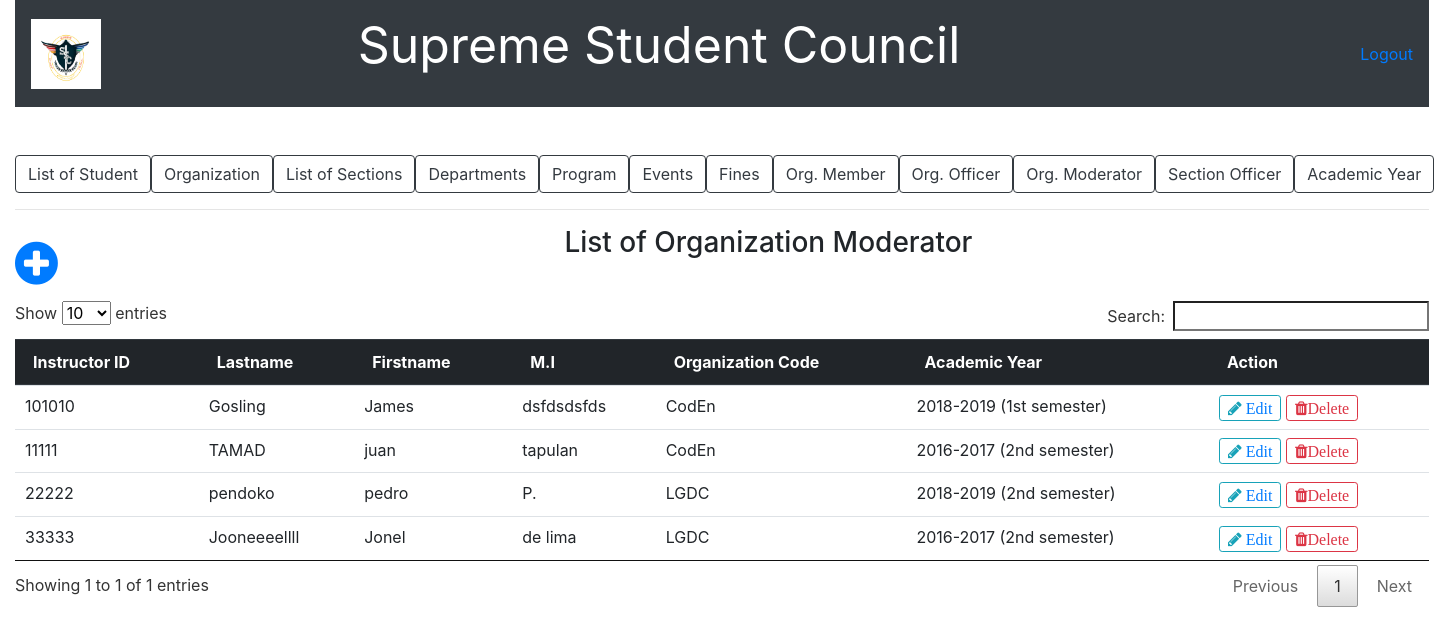
Screenshot of /list_of_organization_moderator.php with the database file from the repository.
### tables this page shows
CREATE TABLE `org_moderator` (
  `instructor_id` varchar(15) NOT NULL,
  `last_name` varchar(20) NOT NULL,
  `first_name` varchar(20) NOT NULL,
  `middle_name` varchar(20) NOT NULL,
  `organization_code` varchar(20) NOT NULL,
  `academic_code` int(11) NOT NULL
);

CREATE TABLE `academic_year` (
  `academic_code` int(11) NOT NULL,
  `acad_year` varchar(20) NOT NULL,
  `semester` varchar(20) NOT NULL
);

### list_of_organization_moderator.php (the view, shortened to what this page needs)
<?php include('server.php'); ?>
<!DOCTYPE html>
<html>
<head>
		<link rel="stylesheet" href="bootstrap/css/bootstrap.min.css">
		<link rel = "stylesheet" href = "font-awesome-4.7.0/font-awesome-4.7.0/css/font-awesome.min.css">
		<link href = "css/style.css" rel = "stylesheet" type = "text/css" >
		<link href = "css/jquery.dataTables.min.css" rel = "stylesheet" type = "text/css" >
</head>
<body>
	<div class="container-fluid">
		<nav class="navbar navbar-expand-lg navbar-dark bg-dark">
		   <a href = "index.php"><img src = "picture/ssc.PNG" style=" height:70px; width:70px;"></a>
		  <div class="collapse navbar-collapse" id="navbarTogglerDemo03">
		    	<center><p style="color:white; font-size: 50px; margin-right: 400px;">Supreme Student Council</p></center>
		    	<a href="logout.php">Logout</a>
		  </div>
		</nav>
	</div>
	<br /><br />
	<div class="container-fluid">
				<div class="btn-group btn-group-lg" role="group"">
					<a href = "list_of_student.php"><button type="button" class="btn btn-outline-dark">List of Student</button></a>
					<a href ="list_of_organization.php"><button type="button" class="btn btn-outline-dark">Organization</button></a>
					<a href ="list_of_section.php"><button type="button" class="btn btn-outline-dark">List of Sections</button></a>
					<a href ="list_of_department.php"><button type="button" class="btn btn-outline-dark">Departments</button>
					<a href ="list_of_program.php"><button type="button" class="btn btn-outline-dark">Program</button></a>
					<a href ="list_of_event.php"><button type="button" class="btn btn-outline-dark">Events</button></a>
					<a href ="fines.php"><button type="button" class="btn btn-outline-dark">Fines</button></a>
					<a href ="list_of_organization_member.php"><button type="button" class="btn btn-outline-dark">Org. Member</button></a>
					<a href ="list_of_organization_officer.php"><button type="button" class="btn btn-outline-dark">Org. Officer</button></a>
					<a href ="list_of_organization_moderator.php"><button type="button" class="btn btn-outline-dark">Org. Moderator</button></a>
					<a href ="list_of_section_officer.php"><button type="button" class="btn btn-outline-dark">Section Officer</button></a>
					<a href ="list_of_acad_year.php"><button type="button" class="btn btn-outline-dark">Academic Year</button></a>
				</div>
				<hr />
				<a href = "add_new_organization_moderator.php"><span style="float: left; font-size: 50px; margin-right: 50px;"><i class="fa fa-plus-circle" font-size = "50px"></i></span></a>
				<center><h3>List of Organization Moderator</h3></center><br />
				<?php $results = mysqli_query($db, "SELECT * FROM org_moderator,academic_year WHERE org_moderator.academic_code=academic_year.academic_code"); ?>
				<table class="table table-primary" id = "myTable">
				  <thead class="thead-dark">
				    <tr>
				      <th scope="col">Instructor ID</th>
				      <th scope="col">Lastname</th>
					  <th scope="col">Firstname</th>
					  <th scope="col">M.I</th>
					  <th scope="col">Organization Code</th>
					  <th scope="col">Academic Year</th>
				      <th scope="col">Action</th>
				    </tr>
				  </thead>
				  <?php while ($row = mysqli_fetch_array($results)){ ?>
				  <tbody>
				    <tr>
							<td><?php echo $row['instructor_id']?></td>
							<td><?php echo $row['last_name']?></td>
							<td><?php echo $row['first_name']?></td>
							<td><?php echo $row['middle_name']?></td>
							<td><?php echo $row['organization_code']?></td>
							<td><?php echo $row['acad_year']." "."(".$row['semester'].")" ?></td>
							<td>
								<button type="button" class="btn btn-outline-info btn-sm fa fa-pencil"><a href="update_org_moderator.php?edit5=<?php echo $row['instructor_id']; ?>"> Edit </a></button>
								<button type="button" class="btn btn-outline-danger btn-sm fa fa-trash" data-toggle="modal" data-target="#exampleModal">Delete</button>
							</td>
				    </tr>
				  </tbody>
				<?php
  				  } ?>
				</table>
	</div>
</body>
</html>

### rows the page displays
org_moderator: instructor_id "101010", last_name "Gosling", first_name "James", middle_name "dsfdsdsfds", organization_code "CodEn", academic_code.acad_year "2018-2019", academic_code.semester "1st semester"
org_moderator: instructor_id "11111", last_name "TAMAD", first_name "juan", middle_name "tapulan", organization_code "CodEn", academic_code.acad_year "2016-2017", academic_code.semester "2nd semester"
org_moderator: instructor_id "22222", last_name "pendoko", first_name "pedro", middle_name "P.", organization_code "LGDC", academic_code.acad_year "2018-2019", academic_code.semester "2nd semester"
org_moderator: instructor_id "33333", last_name "Jooneeeellll", first_name "Jonel", middle_name "de lima", organization_code "LGDC", academic_code.acad_year "2016-2017", academic_code.semester "2nd semester"
